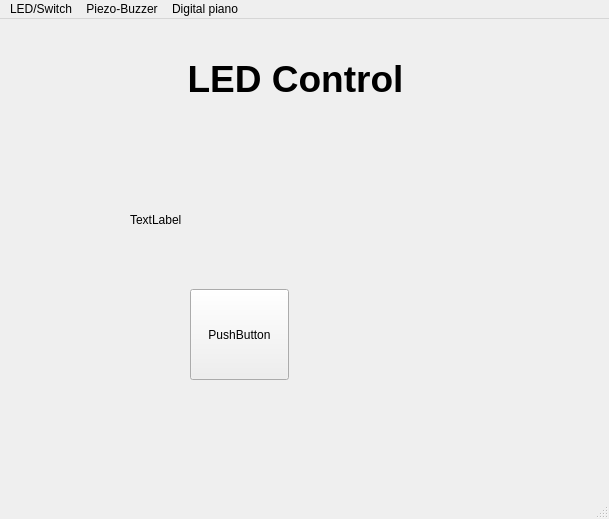
<?xml version="1.0" encoding="UTF-8"?>
<ui version="4.0">
 <class>MainWindow</class>
 <widget class="QMainWindow" name="MainWindow">
  <property name="geometry">
   <rect>
    <x>0</x>
    <y>0</y>
    <width>609</width>
    <height>519</height>
   </rect>
  </property>
  <property name="windowTitle">
   <string>MainWindow</string>
  </property>
  <widget class="QWidget" name="centralwidget">
   <widget class="QPushButton" name="closeButton">
    <property name="geometry">
     <rect>
      <x>690</x>
      <y>500</y>
      <width>99</width>
      <height>30</height>
     </rect>
    </property>
    <property name="text">
     <string>Exit</string>
    </property>
   </widget>
   <widget class="QLabel" name="label">
    <property name="geometry">
     <rect>
      <x>170</x>
      <y>10</y>
      <width>251</width>
      <height>101</height>
     </rect>
    </property>
    <property name="text">
     <string>&lt;html&gt;&lt;head/&gt;&lt;body&gt;&lt;p align=&quot;center&quot;&gt;&lt;span style=&quot; font-size:28pt; font-weight:600;&quot;&gt;LED Control&lt;/span&gt;&lt;/p&gt;&lt;/body&gt;&lt;/html&gt;</string>
    </property>
    <property name="textFormat">
     <enum>Qt::MarkdownText</enum>
    </property>
    <property name="margin">
     <number>3</number>
    </property>
    <property name="openExternalLinks">
     <bool>false</bool>
    </property>
   </widget>
   <widget class="QPushButton" name="changeColorButton">
    <property name="geometry">
     <rect>
      <x>190</x>
      <y>270</y>
      <width>99</width>
      <height>91</height>
     </rect>
    </property>
    <property name="text">
     <string>PushButton</string>
    </property>
   </widget>
   <widget class="QLabel" name="statusLabel">
    <property name="geometry">
     <rect>
      <x>130</x>
      <y>170</y>
      <width>231</width>
      <height>61</height>
     </rect>
    </property>
    <property name="text">
     <string>TextLabel</string>
    </property>
   </widget>
  </widget>
  <widget class="QMenuBar" name="menubar">
   <property name="geometry">
    <rect>
     <x>0</x>
     <y>0</y>
     <width>609</width>
     <height>28</height>
    </rect>
   </property>
   <widget class="QMenu" name="menuLED_Switch">
    <property name="title">
     <string>LED/Switch</string>
    </property>
    <addaction name="separator"/>
   </widget>
   <widget class="QMenu" name="menuPiezo_Buzzer">
    <property name="title">
     <string>Piezo-Buzzer</string>
    </property>
    <addaction name="separator"/>
   </widget>
   <widget class="QMenu" name="menuDigital_piano">
    <property name="title">
     <string>Digital piano</string>
    </property>
   </widget>
   <addaction name="menuLED_Switch"/>
   <addaction name="menuPiezo_Buzzer"/>
   <addaction name="menuDigital_piano"/>
  </widget>
  <widget class="QStatusBar" name="statusbar"/>
 </widget>
 <resources/>
 <connections/>
 <slots>
  <slot>closeButton()</slot>
 </slots>
</ui>
